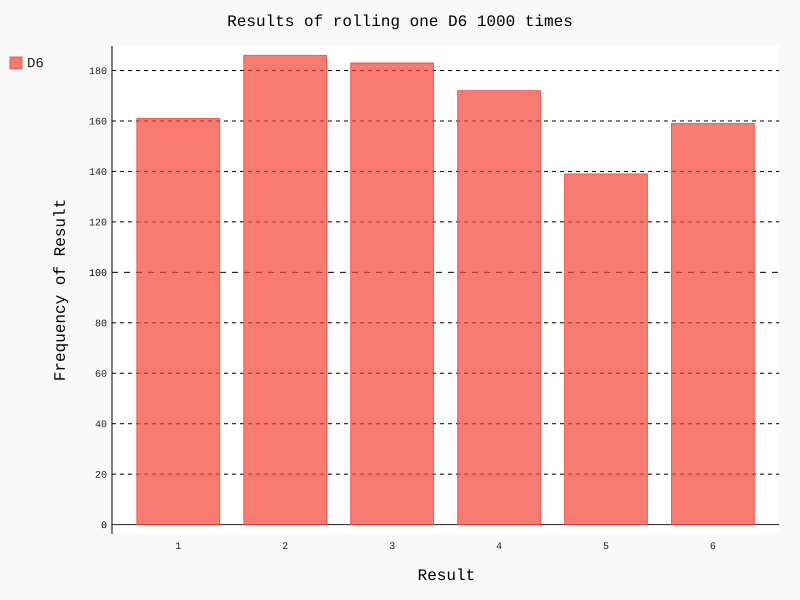

This chart was generated by the following Python code:
import pygal
from die import Die

# Создание кубика D6
die = Die()

# Моделирование серии бросков с сохранением результатов в списке
results = [die.roll() for roll_num in range(1000)]

# Анализ результатов
frequencies = [results.count(value) for value in range(1, die.num_sides+1)]
    
# Визуализация результатов
hist = pygal.Bar()

hist.title = "Results of rolling one D6 1000 times"
hist.x_labels = list(range(1, die.num_sides+1))
hist.x_title = "Result"
hist.y_title = "Frequency of Result"

hist.add('D6', frequencies)
hist.render_to_file('die_visual.svg')
